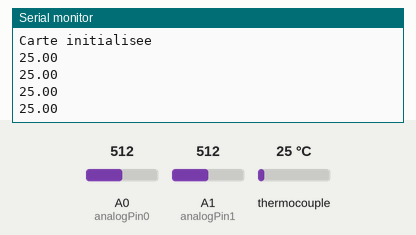
This sketch was run on a simulated Arduino Uno, built with avr-gcc and run on an emulated ATmega328P. Shown: the last lines printed to the serial monitor. Inputs (shaded band) come from the test bench; at power-on: thermocouple 25 °C, A0 (analogPin0) = 512, A1 (analogPin1) = 512. Storage starts empty.

Above: at 1.2 s.
1.3 s: thermocouple set to 6 °C
At 1.84 s:
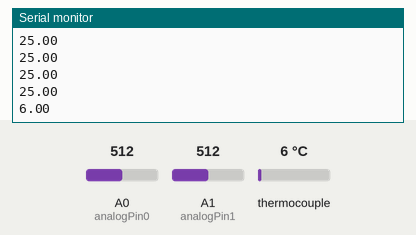
2.8 s: thermocouple set to 75 °C
At 2.92 s:
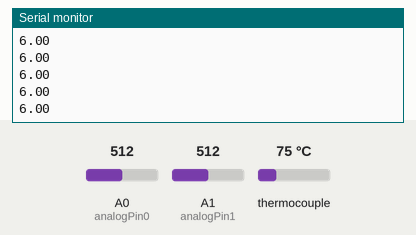
Timing chart, 0 to 5.8 s (numbered marks = the images above; inputs shaded):
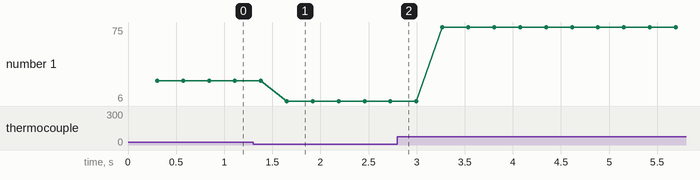

The sketch:

Code_pitot_modifie.ino
```cpp
/**
  Code Tube-Pitot
  @par J-C Dansereau aka Chinaski aka GELGIF drop-out
  @version presente: v0.7
  @2018-03-31
*/
/**
Carte sd:
CD : pas connecter
DO: MISO : 12
GND:
SCK : clock: 13
VCC: 3.3
DI: MOSI:11
CS: 10
 */
#include <SPI.h>
#include <math.h>
#include "Adafruit_MAX31855.h"
#include <SD.h>
#include <stdlib.h>
#define MAXDO   3
#define MAXCS   4
#define MAXCLK  5
#define LARGEUR_FILTRE 10
#define STRING_WIDTH 4
#define STRING_PRECISION 2

File sensorDataFile; // objet file
float time1 = 0.0;
String dataString = "";
int csPin = 10; // cs chip sd
float V = 0.0; // Vitesse
int freq_ech = 4;
char Temps[10];
char Vitesse[10];
char Temperature[10];
char P_DYN[10];
char P_STAT[10];
char MACH[10];
char Vit_son[10];
// initialisation des sensors
Adafruit_MAX31855 thermocouple(MAXCLK, MAXCS, MAXDO);
int analogPin0 = A0; //Pression Dynamique (MPXHZ6250A)
int analogPin1 = A1; //Pression Statique (MPXA6115A)
int filtre_Pdynamique[LARGEUR_FILTRE];
unsigned int index_Pdynamique=0;
int filtre_Pstatique[LARGEUR_FILTRE];
unsigned int index_Pstatique=0;

float gamma = 1.401; // air CONSTANTE, gamma=k=cp/cv
float R = 0.287; // air CONSTANTE kJ/(kg*K)
                                                                         // Si on essayait 287 (TC)
int get_filtre_moyenne_int(int filtre[], unsigned int largeur_filtre){
  int somme = 0;
  for (unsigned int i = 0; i < largeur_filtre; i++) {
    somme += filtre[i];
  }
  return somme/largeur_filtre;
}

void setup() {
  // communication avec le port serial
  Serial.begin(9600);
  pinMode(csPin,OUTPUT); // csPin en mode output
  while (!Serial) delay(1);
  Serial.println("Initialisation des sensors.");
  Serial.println("Initialisation du thermocouple.");
  //  stabilisation des sensors
  if (!SD.begin(csPin)) { // Initialize SD card
    Serial.println("Erreur dans initialisation de la carte");
    return;
  }
  Serial.println("Carte initialisee");
  File sensorDataFile = SD.open("data.csv",FILE_WRITE);
  if (sensorDataFile)
  {
    sensorDataFile.println("Temps(s) , Vitesse (m/s) , Temperature (deg. C), Pression Dyn. (kPa), Pression Stat. (kPa), Mach, Vitesse du son(m/s)");
    sensorDataFile.close();
  }
}

void loop() {
   double T0 = thermocouple.readCelsius(); //T0 en celcius
   if (isnan(T0)) {
     T0=0.0;
     Serial.println("Probleme avec le thermocouple!");
   } else {
     //Serial.print("Temperature_celcius = ");
     //Serial.println(T0);
   }
  filtre_Pdynamique [index_Pdynamique] = map(analogRead(analogPin0),0,1023,0,5000); //Output Dynamique millivolt
  index_Pdynamique ++;
  if (index_Pdynamique >= LARGEUR_FILTRE) {
    index_Pdynamique = 0;
  }
  filtre_Pstatique [index_Pstatique] = map(analogRead(analogPin1),0,1023,0,5000); //Output statique millivolt
  index_Pstatique ++;
  if (index_Pstatique >= LARGEUR_FILTRE) {
    index_Pstatique = 0;
  }
  int sensorMilliVolts0 = get_filtre_moyenne_int(filtre_Pdynamique, LARGEUR_FILTRE);
  delay(1);
  int sensorMilliVolts1 = get_filtre_moyenne_int(filtre_Pstatique, LARGEUR_FILTRE); //Output Statique millivot
  delay(1);

  float P_dynamique = (sensorMilliVolts0/1000.0 +0.2)/0.02; //kPa
  float P_statique =(sensorMilliVolts1/1000.0+0.475)/0.045; // kPa
                                                      // C'est quoi ça (TC)
  // Calcul de vitesse premiere iteration
  // notes: T0 = thermocouple au top, T1 = var. temporaire,
  // T0 = température d'arrêt = température du thermocouple
  float T1=pow((P_statique/ P_dynamique),((gamma-1)/gamma));
  float T = T1*(T0+273.0); // en Kelvin
  float C =sqrt(R*1000*gamma*T);// m/s ,R en *1000 car kJ/(kg*K) à J/(kg*K)
  float Ma=sqrt((2*(((T0+273.0)/T) -1))/(gamma-1));// le nombre de Mach, unitless
  float delta_P=P_dynamique-P_statique; //kPa
  // calcul de rho gaz parfait: P=rho*RT  : rho =P/RT
  float rho = (P_statique/(R*T)); // kg/m3

  if (Ma<=0.3 && delta_P>0.0)
  {
    // Regime incompressible
    V=sqrt(2*(delta_P*1000)/rho);
  }
  else if(Ma>0.3 && delta_P>0.0)
  {
    // Regime Compressible
    V=C*Ma;
  }
  else
  {
    V=sqrt(2*(delta_P*1000)/rho);
    // si Delta_P<0.0 , on a un de probleme
  }
  time1 = millis()/1000.0;
  delay(1000/freq_ech); //
  dtostrf(time1, STRING_WIDTH, STRING_PRECISION, Temps);
  dtostrf(V, STRING_WIDTH, STRING_PRECISION, Vitesse);
  dtostrf(T0, STRING_WIDTH, STRING_PRECISION,Temperature);
  dtostrf(P_dynamique, STRING_WIDTH, STRING_PRECISION, P_DYN);
  dtostrf(P_statique, STRING_WIDTH, STRING_PRECISION, P_STAT);
  dtostrf(Ma, STRING_WIDTH, STRING_PRECISION, MACH);
  dtostrf(C, STRING_WIDTH, STRING_PRECISION, Vit_son);

  dataString = String(time1) + "," + String(Vitesse) + "," + String(Temperature)+ "," + String(P_DYN)+ "," + String(P_STAT)+ "," + String(MACH)+ "," + String(Vit_son);
  saveData();

  //Serial.println("Pression dynamique =");
  //Serial.println(P_dynamique);
  //Serial.println("Pression statique =");
  //Serial.println(P_dynamique);
  //Serial.println(P_statique);
  Serial.println(T0);
}
void saveData(){
  if(SD.exists("data.csv")){ // check the card is still there
    // now append new data file
    sensorDataFile = SD.open("data.csv", FILE_WRITE);
    if (sensorDataFile){
      sensorDataFile.println(dataString);
      sensorDataFile.close(); // close the file
    }
  }
  else{
    Serial.println("Error writing to file !");
  }
}
```

Measured:
- after the input at 1.3 s, the serial monitor: prints a new line after 0.35 s (image 1)
- plotted number 1: 25 → 6 after the input at 1.3 s, 6 → 75 after the input at 2.8 s
